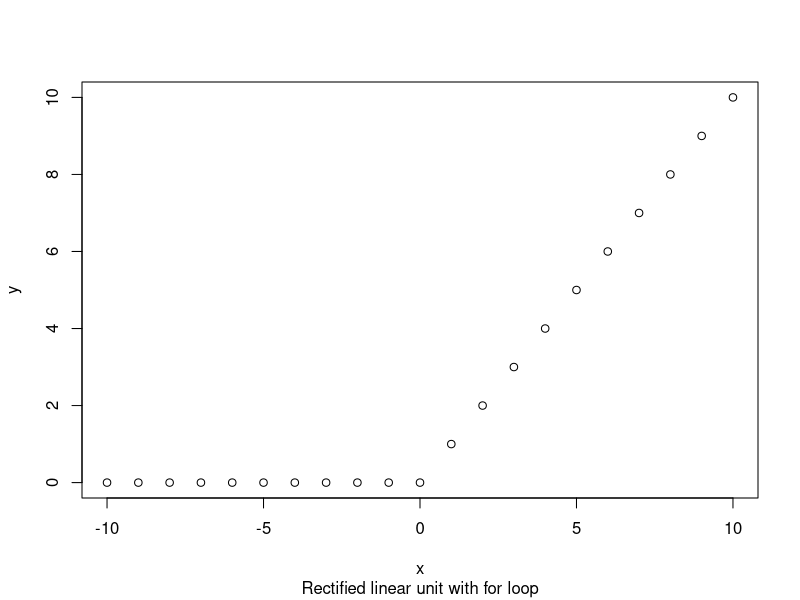
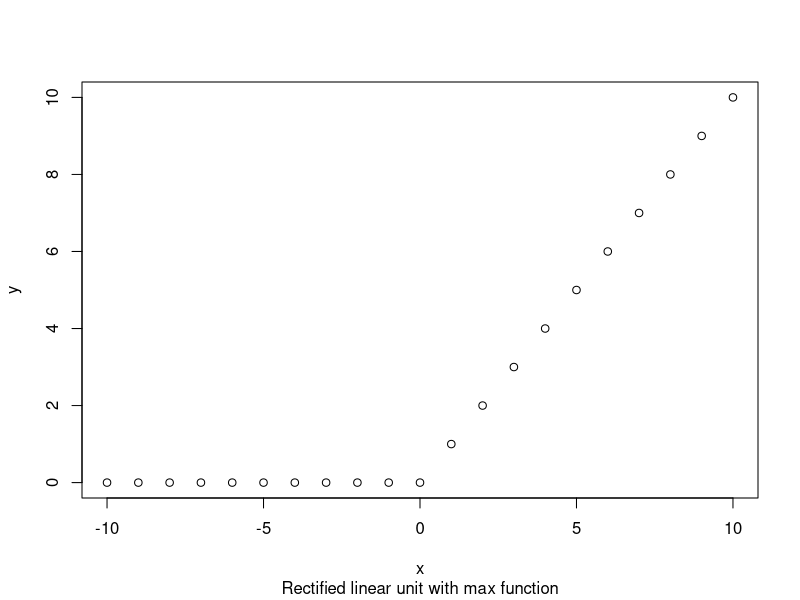
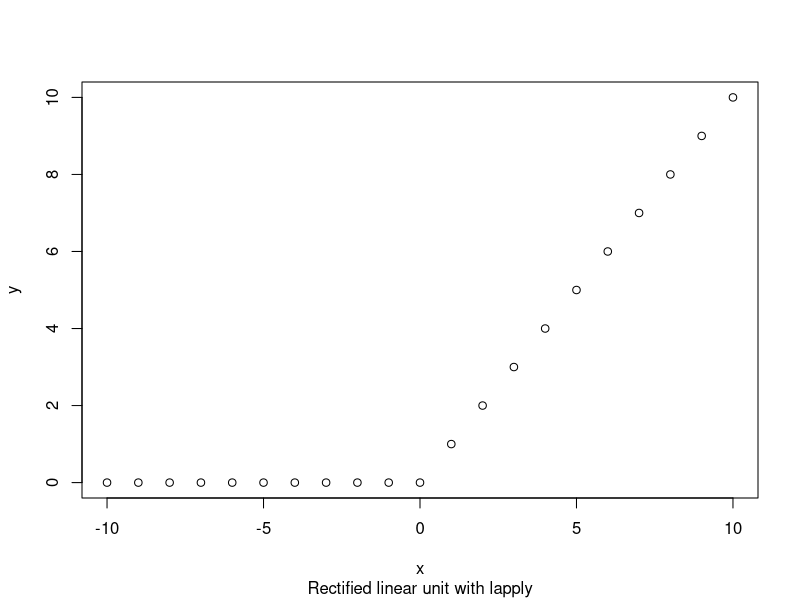

Write the R code that produced these figures, in order. (Note: this script raises an error after producing the figures.)
# Demonstration - writing functions for numerical data

# Input
x <- c(-10:10)

# Task - Given an input x, return the rectified linear unit, defined as max(x, 0)

# Relu with no functions

# (It's nearly impossible to *actually* write R code with no functions at all, 
# we're still using c and length)

y <- c()
for (i in 1:length(x)) {
  if (x[i] > 0) {
    y <- c(y, x[i])
  } else {
    y <- c(y, 0)
  }
}
y

plot(x, y, sub="Rectified linear unit with for loop")

# Ugly to read, and it isn't reusable. If we x changed later, we would have to copy this code
# to reassign y

# Relu of x using max function:

y <- c()
for (i in 1:length(x)) {
  y <- c(y, max(c(x[i], 0)))
}
y

plot(x, y, sub="Rectified linear unit with max function")

# Cleaner code because we replaced the conditional with the max function, but it still isn't reusable


# How do we write some good code? 
# The answer is always: functions, and functions are at their best when they call other functions!

# Step 1: Wrap max() inside relu() that will take a single parameter, x:

relu <- function(x) {
  return(max(c(x, 0)))
}

# Step 2: resolve the problem of applying relu() to a vector

# We could use a loop again, but there is much better way: the lapply function

y <- lapply(x, relu)

plot(x, y, sub="Rectified linear unit with lapply")

# Where this really shines is when it extends to DataFrames:

df <- tibble(x)

df$y <- lapply(df$x, relu)

plot(df, sub="Dataframe plot")

# Elite R code: tidyverse style

df <- tibble(x)

df |>
  mutate(y = lapply(x, relu)) %>%
  plot(sub = "Dataframe plot, tidyverse style")
